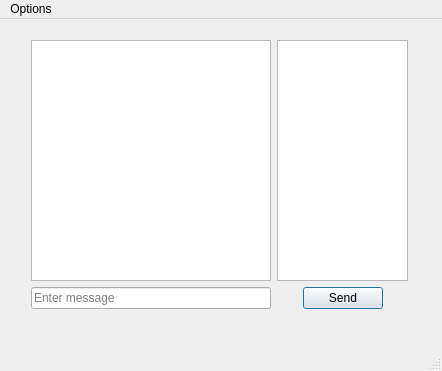
<?xml version="1.0" encoding="UTF-8"?>
<ui version="4.0">
 <class>ChatWindow</class>
 <widget class="QMainWindow" name="ChatWindow">
  <property name="geometry">
   <rect>
    <x>0</x>
    <y>0</y>
    <width>442</width>
    <height>371</height>
   </rect>
  </property>
  <property name="windowTitle">
   <string>ChatWindow</string>
  </property>
  <widget class="QWidget" name="centralWidget">
   <widget class="QWidget" name="layoutWidget">
    <property name="geometry">
     <rect>
      <x>20</x>
      <y>10</y>
      <width>399</width>
      <height>291</height>
     </rect>
    </property>
    <layout class="QHBoxLayout" name="horizontalLayout_4">
     <item>
      <layout class="QVBoxLayout" name="verticalLayout_2">
       <item>
        <widget class="QTextEdit" name="messageEcho">
         <property name="maximumSize">
          <size>
           <width>16777215</width>
           <height>260</height>
          </size>
         </property>
         <property name="readOnly">
          <bool>true</bool>
         </property>
        </widget>
       </item>
       <item>
        <widget class="QLineEdit" name="messageEdit">
         <property name="placeholderText">
          <string>Enter message</string>
         </property>
        </widget>
       </item>
      </layout>
     </item>
     <item>
      <layout class="QVBoxLayout" name="verticalLayout_3">
       <item>
        <widget class="QListWidget" name="friendsList">
         <property name="minimumSize">
          <size>
           <width>131</width>
           <height>0</height>
          </size>
         </property>
         <property name="maximumSize">
          <size>
           <width>131</width>
           <height>16777215</height>
          </size>
         </property>
        </widget>
       </item>
       <item>
        <layout class="QVBoxLayout" name="verticalLayout">
         <item>
          <layout class="QHBoxLayout" name="horizontalLayout">
           <item>
            <spacer name="horizontalSpacer">
             <property name="orientation">
              <enum>Qt::Horizontal</enum>
             </property>
             <property name="sizeHint" stdset="0">
              <size>
               <width>13</width>
               <height>20</height>
              </size>
             </property>
            </spacer>
           </item>
           <item>
            <widget class="QPushButton" name="SendButton">
             <property name="text">
              <string>Send</string>
             </property>
             <property name="autoDefault">
              <bool>true</bool>
             </property>
             <property name="default">
              <bool>true</bool>
             </property>
            </widget>
           </item>
           <item>
            <spacer name="horizontalSpacer_2">
             <property name="orientation">
              <enum>Qt::Horizontal</enum>
             </property>
             <property name="sizeHint" stdset="0">
              <size>
               <width>18</width>
               <height>20</height>
              </size>
             </property>
            </spacer>
           </item>
          </layout>
         </item>
        </layout>
       </item>
      </layout>
     </item>
    </layout>
   </widget>
  </widget>
  <widget class="QStatusBar" name="statusBar"/>
  <widget class="QMenuBar" name="optionsMenuBar">
   <property name="geometry">
    <rect>
     <x>0</x>
     <y>0</y>
     <width>442</width>
     <height>20</height>
    </rect>
   </property>
   <property name="contextMenuPolicy">
    <enum>Qt::ActionsContextMenu</enum>
   </property>
   <property name="layoutDirection">
    <enum>Qt::LeftToRight</enum>
   </property>
   <property name="defaultUp">
    <bool>true</bool>
   </property>
   <widget class="QMenu" name="menuFile">
    <property name="focusPolicy">
     <enum>Qt::NoFocus</enum>
    </property>
    <property name="title">
     <string>Options</string>
    </property>
    <addaction name="actionAdd_Friend"/>
    <addaction name="actionLeave_Chat"/>
    <addaction name="actionJoin_Group_Chat"/>
    <addaction name="actionRefresh_Friend_List"/>
    <addaction name="separator"/>
    <addaction name="actionExit_"/>
   </widget>
   <addaction name="menuFile"/>
  </widget>
  <action name="actionAdd_Friend">
   <property name="text">
    <string>Add Friend</string>
   </property>
  </action>
  <action name="actionExit">
   <property name="text">
    <string>Exit</string>
   </property>
  </action>
  <action name="actionRefresh_Friend_List">
   <property name="text">
    <string>Refresh Friend List</string>
   </property>
  </action>
  <action name="actionExit_">
   <property name="text">
    <string>Exit</string>
   </property>
  </action>
  <action name="actionLeave_Chat">
   <property name="text">
    <string>Leave Chat</string>
   </property>
  </action>
  <action name="actionJoin_Group_Chat">
   <property name="text">
    <string>Join Group Chat</string>
   </property>
  </action>
 </widget>
 <layoutdefault spacing="6" margin="11"/>
 <resources/>
 <connections>
  <connection>
   <sender>SendButton</sender>
   <signal>clicked()</signal>
   <receiver>ChatWindow</receiver>
   <slot>getLineEditMessage()</slot>
   <hints>
    <hint type="sourcelabel">
     <x>390</x>
     <y>316</y>
    </hint>
    <hint type="destinationlabel">
     <x>339</x>
     <y>130</y>
    </hint>
   </hints>
  </connection>
  <connection>
   <sender>friendsList</sender>
   <signal>doubleClicked(QModelIndex)</signal>
   <receiver>ChatWindow</receiver>
   <slot>friendSelected(QModelIndex)</slot>
   <hints>
    <hint type="sourcelabel">
     <x>364</x>
     <y>97</y>
    </hint>
    <hint type="destinationlabel">
     <x>411</x>
     <y>92</y>
    </hint>
   </hints>
  </connection>
  <connection>
   <sender>messageEdit</sender>
   <signal>returnPressed()</signal>
   <receiver>SendButton</receiver>
   <slot>click()</slot>
   <hints>
    <hint type="sourcelabel">
     <x>209</x>
     <y>318</y>
    </hint>
    <hint type="destinationlabel">
     <x>390</x>
     <y>316</y>
    </hint>
   </hints>
  </connection>
 </connections>
 <slots>
  <slot>getLineEditMessage()</slot>
  <slot>friendSelected(QModelIndex)</slot>
 </slots>
</ui>
